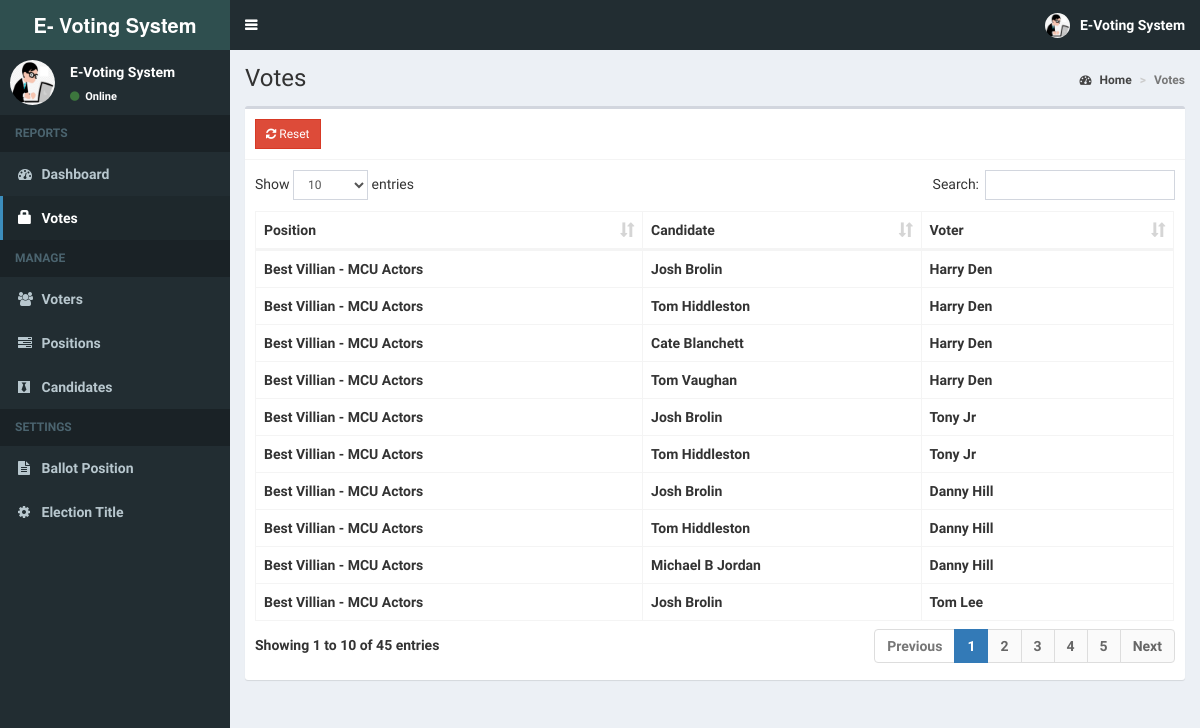
Screenshot of /admin/votes.php (signed in) with the database file from the repository.
### tables this page shows
CREATE TABLE IF NOT EXISTS `votes` (
`id` int(11) NOT NULL,
  `voters_id` int(11) NOT NULL,
  `candidate_id` int(11) NOT NULL,
  `position_id` int(11) NOT NULL
);

CREATE TABLE IF NOT EXISTS `positions` (
`id` int(11) NOT NULL,
  `description` varchar(50) NOT NULL,
  `max_vote` int(11) NOT NULL,
  `priority` int(11) NOT NULL
);

CREATE TABLE IF NOT EXISTS `candidates` (
`id` int(11) NOT NULL,
  `position_id` int(11) NOT NULL,
  `firstname` varchar(30) NOT NULL,
  `lastname` varchar(30) NOT NULL,
  `photo` varchar(150) NOT NULL,
  `platform` text NOT NULL
);

CREATE TABLE IF NOT EXISTS `voters` (
`id` int(11) NOT NULL,
  `voters_id` varchar(15) NOT NULL,
  `password` varchar(60) NOT NULL,
  `firstname` varchar(30) NOT NULL,
  `lastname` varchar(30) NOT NULL,
  `aadhar` varchar(12) NOT NULL,
  `photo` varchar(150) NOT NULL
);

### admin/includes/session.php (called while the page is built, shortened)
<?php
	include 'includes/conn.php';
	$sql = "SELECT * FROM admin WHERE id = '".$_SESSION['admin']."'";
	$query = $conn->query($sql);
	$user = $query->fetch_assoc();
?>

### admin/votes.php (the view, shortened to what this page needs)
<?php include 'includes/session.php'; ?>
<?php include 'includes/header.php'; ?>
<body class="hold-transition skin-blue sidebar-mini">
<div class="wrapper">
  <?php include 'includes/navbar.php'; ?>
  <?php include 'includes/menubar.php'; ?>
  <div class="content-wrapper">
    <section class="content-header">
      <h1>
        Votes
      </h1>
      <ol class="breadcrumb">
        <li><a href="#"><i class="fa fa-dashboard"></i> Home</a></li>
        <li class="active">Votes</li>
      </ol>
    </section>
    <section class="content">
      <div class="row">
        <div class="col-xs-12">
          <div class="box">
            <div class="box-header with-border">
              <a href="#reset" data-toggle="modal" class="btn btn-danger btn-sm btn-flat"><i class="fa fa-refresh"></i> Reset</a>
            </div>
            <div class="box-body">
              <table id="example1" class="table table-bordered">
                <thead>
                  <th>Position</th>
                  <th>Candidate</th>
                  <th>Voter</th>
                </thead>
                <tbody>
                  <?php
                    $sql = "SELECT *, candidates.firstname AS canfirst, candidates.lastname AS canlast, voters.firstname AS votfirst, voters.lastname AS votlast FROM votes LEFT JOIN positions ON positions.id=votes.position_id LEFT JOIN candidates ON candidates.id=votes.candidate_id LEFT JOIN voters ON voters.id=votes.voters_id ORDER BY positions.priority ASC";
                    $query = $conn->query($sql);
                    while($row = $query->fetch_assoc()){
                      echo "
                        <tr>
                          <td class='hidden'></td>
                          <td>".$row['description']."</td>
                          <td>".$row['canfirst'].' '.$row['canlast']."</td>
                          <td>".$row['votfirst'].' '.$row['votlast']."</td>
                        </tr>
                      ";
                    }
                  ?>
                </tbody>
              </table>
            </div>
          </div>
        </div>
      </div>
    </section>
  </div>
</div>
</body>
</html>

### admin/includes/navbar.php (shortened to what this page needs)
<header class="main-header">
  <a href="home.php" class="logo">
    <span class="logo-lg"><b>E- Voting System </span>
  </a>
  <nav class="navbar navbar-static-top">
    <a href="#" class="sidebar-toggle" data-toggle="push-menu" role="button">
    </a>
    <div class="navbar-custom-menu">
      <ul class="nav navbar-nav">
        <li class="dropdown user user-menu">
          <a href="#" class="dropdown-toggle" data-toggle="dropdown">
            <img src="<?php echo (!empty($user['photo'])) ? '../images/'.$user['photo'] : '../images/profile.jpg'; ?>" class="user-image" alt="User Image">
            <span class="hidden-xs"><?php echo $user['firstname'].' '.$user['lastname']; ?></span>
          </a>
        </li>
      </ul>
    </div>
  </nav>
</header>

### admin/includes/menubar.php (shortened to what this page needs)
<aside class="main-sidebar">
  <section class="sidebar">
    <div class="user-panel">
      <div class="pull-left image">
        <img src="<?php echo (!empty($user['photo'])) ? '../images/'.$user['photo'] : '../images/profile.jpg'; ?>" class="img-circle" alt="User Image">
      </div>
      <div class="pull-left info">
        <p><?php echo $user['firstname'].' '.$user['lastname']; ?></p>
        <a><i class="fa fa-circle text-success"></i> Online</a>
      </div>
    </div>
    <ul class="sidebar-menu" data-widget="tree">
      <li class="header">REPORTS</li>
      <li class=""><a href="home.php"><i class="fa fa-dashboard"></i> <span>Dashboard</span></a></li>
      <li class=""><a href="votes.php"><span class="glyphicon glyphicon-lock"></span> <span>Votes</span></a></li>
      <li class="header">MANAGE</li>
      <li class=""><a href="voters.php"><i class="fa fa-users"></i> <span>Voters</span></a></li>
      <li class=""><a href="positions.php"><i class="fa fa-tasks"></i> <span>Positions</span></a></li>
      <li class=""><a href="candidates.php"><i class="fa fa-black-tie"></i> <span>Candidates</span></a></li>
      <li class="header">SETTINGS</li>
      <li class=""><a href="ballot.php"><i class="fa fa-file-text"></i> <span>Ballot Position</span></a></li>
      <li class=""><a href="#config" data-toggle="modal"><i class="fa fa-cog"></i> <span>Election Title</span></a></li>
    </ul>
  </section>
</aside>

### rows the page displays
votes: position.description "Best Villian - MCU Actors", candidate.firstname "Josh", candidate.lastname "Brolin", voters.firstname "Harry", voters.lastname "Den"
votes: position.description "Best Villian - MCU Actors", candidate.firstname "Tom", candidate.lastname "Hiddleston", voters.firstname "Harry", voters.lastname "Den"
votes: position.description "Best Villian - MCU Actors", candidate.firstname "Cate", candidate.lastname "Blanchett", voters.firstname "Harry", voters.lastname "Den"
votes: position.description "Best Villian - MCU Actors", candidate.firstname "Tom", candidate.lastname "Vaughan", voters.firstname "Harry", voters.lastname "Den"
votes: position.description "Best Villian - MCU Actors", candidate.firstname "Josh", candidate.lastname "Brolin", voters.firstname "Tony", voters.lastname "Jr"
votes: position.description "Best Villian - MCU Actors", candidate.firstname "Tom", candidate.lastname "Hiddleston", voters.firstname "Tony", voters.lastname "Jr"
votes: position.description "Best Villian - MCU Actors", candidate.firstname "Josh", candidate.lastname "Brolin", voters.firstname "Danny", voters.lastname "Hill"
votes: position.description "Best Villian - MCU Actors", candidate.firstname "Tom", candidate.lastname "Hiddleston", voters.firstname "Danny", voters.lastname "Hill"
votes: position.description "Best Villian - MCU Actors", candidate.firstname "Michael B", candidate.lastname "Jordan", voters.firstname "Danny", voters.lastname "Hill"
votes: position.description "Best Villian - MCU Actors", candidate.firstname "Josh", candidate.lastname "Brolin", voters.firstname "Tom", voters.lastname "Lee"

### other values shown
$user['firstname'] "E-Voting"
$user['lastname'] "System"
